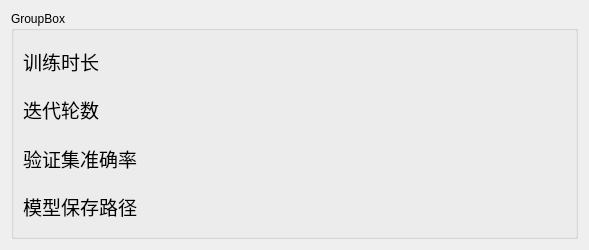
<?xml version="1.0" encoding="UTF-8"?>
<ui version="4.0">
 <class>TrainFinish</class>
 <widget class="QWidget" name="TrainFinish">
  <property name="geometry">
   <rect>
    <x>0</x>
    <y>0</y>
    <width>589</width>
    <height>250</height>
   </rect>
  </property>
  <property name="windowTitle">
   <string>训练完成</string>
  </property>
  <layout class="QGridLayout" name="gridLayout">
   <item row="0" column="0">
    <widget class="QGroupBox" name="groupBox">
     <property name="title">
      <string>GroupBox</string>
     </property>
     <layout class="QGridLayout" name="gridLayout_2">
      <item row="0" column="0">
       <widget class="QLabel" name="label">
        <property name="font">
         <font>
          <family>黑体</family>
          <pointsize>14</pointsize>
         </font>
        </property>
        <property name="text">
         <string>训练时长</string>
        </property>
       </widget>
      </item>
      <item row="0" column="1">
       <widget class="QLabel" name="TrainTime">
        <property name="font">
         <font>
          <family>Times New Roman</family>
          <pointsize>14</pointsize>
         </font>
        </property>
        <property name="text">
         <string/>
        </property>
       </widget>
      </item>
      <item row="1" column="0">
       <widget class="QLabel" name="label_3">
        <property name="font">
         <font>
          <family>黑体</family>
          <pointsize>14</pointsize>
         </font>
        </property>
        <property name="text">
         <string>迭代轮数</string>
        </property>
       </widget>
      </item>
      <item row="1" column="1">
       <widget class="QLabel" name="TrainEpoch">
        <property name="font">
         <font>
          <family>Times New Roman</family>
          <pointsize>14</pointsize>
         </font>
        </property>
        <property name="text">
         <string/>
        </property>
       </widget>
      </item>
      <item row="2" column="0">
       <widget class="QLabel" name="label_5">
        <property name="font">
         <font>
          <family>黑体</family>
          <pointsize>14</pointsize>
         </font>
        </property>
        <property name="text">
         <string>验证集准确率</string>
        </property>
       </widget>
      </item>
      <item row="2" column="1">
       <widget class="QLabel" name="ValidAcc">
        <property name="font">
         <font>
          <family>Times New Roman</family>
          <pointsize>14</pointsize>
         </font>
        </property>
        <property name="text">
         <string/>
        </property>
       </widget>
      </item>
      <item row="3" column="0">
       <widget class="QLabel" name="label_7">
        <property name="font">
         <font>
          <family>黑体</family>
          <pointsize>14</pointsize>
         </font>
        </property>
        <property name="text">
         <string>模型保存路径</string>
        </property>
       </widget>
      </item>
      <item row="3" column="1">
       <widget class="QLabel" name="ModelSavePath">
        <property name="font">
         <font>
          <family>Times New Roman</family>
          <pointsize>14</pointsize>
         </font>
        </property>
        <property name="text">
         <string/>
        </property>
       </widget>
      </item>
     </layout>
    </widget>
   </item>
  </layout>
 </widget>
 <resources/>
 <connections/>
</ui>
